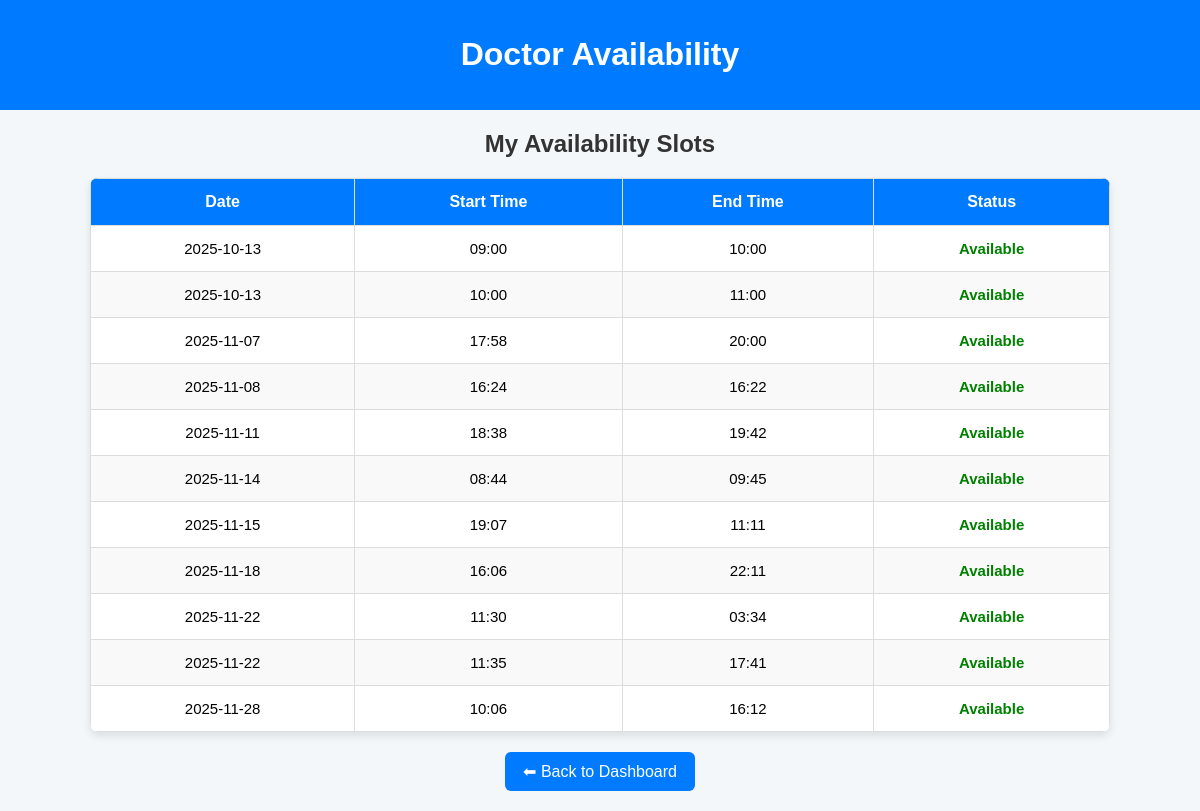
The app's page /doctor/view_availability (signed in) with its own data.
### tables this page shows
CREATE TABLE availability (
    id INTEGER PRIMARY KEY AUTOINCREMENT,
    doctor_id INTEGER NOT NULL,
    day DATE NOT NULL,
    start_time TIME NOT NULL,
    end_time TIME NOT NULL,
    status TEXT DEFAULT 'Available',
    FOREIGN KEY (doctor_id) REFERENCES doctors(doctor_id)
);

### app.py (the view)
@app.route("/doctor/view_availability")
def doctor_view_availability():
    if "doctor_id" not in session:
        flash("Please login first", "danger")
        return redirect(url_for("doctor_login"))
    conn = get_db_connection()
    availability = conn.execute(
        "SELECT id, day, start_time, end_time, status FROM availability WHERE doctor_id=? ORDER BY day, start_time",
        (session["doctor_id"],)
    ).fetchall()
    conn.close()
    return render_template("doctor_view_availability.html", availability=availability)

### app.py (called while the page is built)
def get_db_connection():
    conn = sqlite3.connect("hospital.db")
    conn.row_factory = sqlite3.Row
    return conn

### templates/doctor_view_availability.html (shortened to what this page needs)
<!DOCTYPE html>
<html lang="en">
<head>
</head>
<body>
    <header>
        <h1>Doctor Availability</h1>
    </header>
    <h2>My Availability Slots</h2>
    <table>
        <thead>
            <tr>
                <th>Date</th>
                <th>Start Time</th>
                <th>End Time</th>
                <th>Status</th>
            </tr>
        </thead>
        <tbody>
            {% for slot in availability %}
                <tr>
                    <td>{{ slot['day'] }}</td>
                    <td>{{ slot['start_time'] }}</td>
                    <td>{{ slot['end_time'] }}</td>
                    <td class="status-{{ slot['status']|lower }}">{{ slot['status'] }}</td>
                </tr>
            {% else %}
                <tr>
                    <td colspan="4">No availability slots found.</td>
                </tr>
            {% endfor %}
        </tbody>
    </table>
    <a href="{{ url_for('doctor_dashboard') }}" class="back-btn">⬅ Back to Dashboard</a>
</body>
</html>

### templates/doctor_view_availability.html (style rules this page uses)
body { font-family: Arial, sans-serif; background: #f4f7fa; margin: 0; padding: 0; }
header { background: #007BFF; color: white; padding: 15px; text-align: center; }
h2 { margin: 20px 0; color: #333; text-align: center; }
table { margin: 20px auto; border-collapse: collapse; width: 85%; background: white; box-shadow: 0px 4px 8px rgba(0,0,0,0.1); border-radius: 8px; overflow: hidden; }
table th, table td { border: 1px solid #ddd; padding: 14px; text-align: center; font-size: 15px; }
table th { background: #007BFF; color: white; font-size: 16px; }
table tr:nth-child(even) { background: #f9f9f9; }
.status-available { color: green; font-weight: bold; }
.back-btn { display: block; width: fit-content; margin: 20px auto; padding: 10px 18px; background: #007BFF; color: white; border-radius: 6px; text-decoration: none; transition: background 0.3s; }

### records on screen
availability: day "2025-10-13", start_time "09:00", end_time "10:00", status "Available"
availability: day "2025-10-13", start_time "10:00", end_time "11:00", status "Available"
availability: day "2025-11-07", start_time "17:58", end_time "20:00", status "Available"
availability: day "2025-11-08", start_time "16:24", end_time "16:22", status "Available"
availability: day "2025-11-11", start_time "18:38", end_time "19:42", status "Available"
availability: day "2025-11-14", start_time "08:44", end_time "09:45", status "Available"
availability: day "2025-11-15", start_time "19:07", end_time "11:11", status "Available"
availability: day "2025-11-18", start_time "16:06", end_time "22:11", status "Available"
availability: day "2025-11-22", start_time "11:30", end_time "03:34", status "Available"
availability: day "2025-11-22", start_time "11:35", end_time "17:41", status "Available"
availability: day "2025-11-28", start_time "10:06", end_time "16:12", status "Available"
